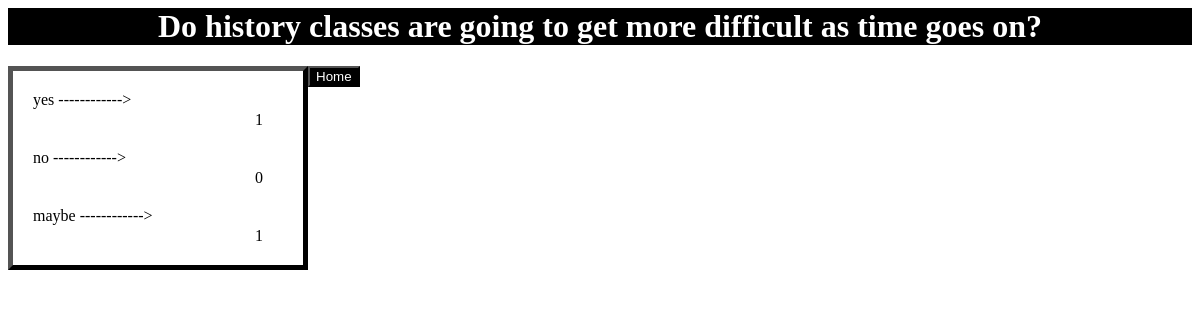
/polls/12/results/, run on the app's committed database.
### polls/models.py (models this page shows, shortened)
class Question(models.Model):
    question_text = models.CharField(max_length=200)
    pub_date = models.DateTimeField('date published')
    end_date = models.DateTimeField('date expired', null=True, default=None, blank=True)
    def is_published(self):
        now = timezone.localtime()
        return self.pub_date <= now

class Choice(models.Model):
    question = models.ForeignKey(Question, on_delete=models.CASCADE)
    choice_text = models.CharField(max_length=200)
    def votes(self):
        return Vote.objects.filter(choice=self).count()

### polls/views.py (the view)
# urls.py: path('<int:pk>/results/', views.ResultsView.as_view(), name='results'),
class ResultsView(generic.DetailView):
    model = Question
    template_name = 'polls/results.html'
    def get(self, request, pk):
        question = get_object_or_404(Question, pk=pk)
        if not question.is_published():
            messages.error(request, 'This poll not publish yet.')
            return HttpResponseRedirect(reverse('polls:index'))
        else:
            return render(request, 'polls/results.html', {'question': question})

### polls/templates/polls/results.html (shortened to what this page needs)
{% load static %}
<link rel="stylesheet" href="{% static 'polls/style.css' %}">
<h1>{{ question.question_text }}</h1>
<body>
<div id="result">
    {% for choice in question.choice_set.all %}
        <div class="vote">{{ choice.choice_text }} ------------><div class="vote_result">{{ choice.votes }}</div></div>
    {% endfor %}
</div>
<a href="{% url 'polls:index' %}"><button type="button">Home</button></a>
</body>

### polls/static/polls/style.css (style rules this page uses)
body { background: white url("images/background.gif") no-repeat; background-size: auto; background-position: center bottom; }
button { background: black; color: white; }
h1 { background: black; color: white; text-align: center; }
#result { display: block; margin: 0 auto; border: 5px outset black; float: left; }
.vote { width: 250px; text-align: left; padding: 20px; }
.vote_result { float: right; padding: 20px; }

### data on the page
Question: question_text "Do history classes are going to get more difficult as time goes on?"
Choice: choice_text "yes", votes "1"
Choice: choice_text "no", votes "0"
Choice: choice_text "maybe", votes "1"
